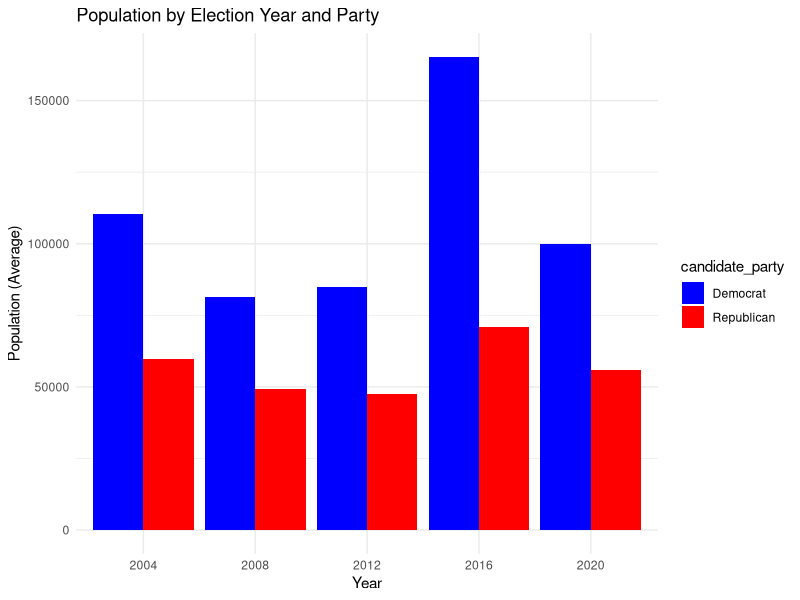

Generate this figure with R:
#import libraries
library(tidyverse)
library(dplyr)
library(ggplot2)

setwd("~/GitHub/campaign_trails_cdj/campaign_csvs")
all_visits <- read_csv('all_visits.csv')

setwd("~/GitHub/campaign_trails_cdj/")
cities <- read_csv('us-cities-top-1k.csv')
cities <- cities |> 
  mutate(Location = paste0(City,", ",State)) |> 
  select(Location, Population) |> 
  group_by(Location) |> 
  summarize(
    Population = first(Population)
  )

all_visits_location <- all_visits |> 
  left_join(cities, join_by(location == Location)) |> 
  group_by(location, candidate, year) |> 
  filter(!is.na(Population)) |> 
  summarise(
    visits=n(),
    population=first(Population),
    candidate_party=first(candidate_party),
    people_visited = population * (2 - 1 / (2 ^ (visits - 1)))
  )

write_csv(all_visits_location, 'test2.csv')

party_location_visits <- all_visits_location |> 
  group_by(candidate_party, year) |> 
  summarize(
    candidate=first(candidate),
    average = median(population)
  )

ggplot(party_location_visits, aes(x=factor(year), y=average, fill=candidate_party)) +
  geom_bar(stat="identity", position="dodge")+
  labs(x="Year", y="Population (Average)", title="Population by Election Year and Party") +
  scale_fill_manual(values=c("Democrat"="blue", "Republican"="red")) +
  theme_minimal()
